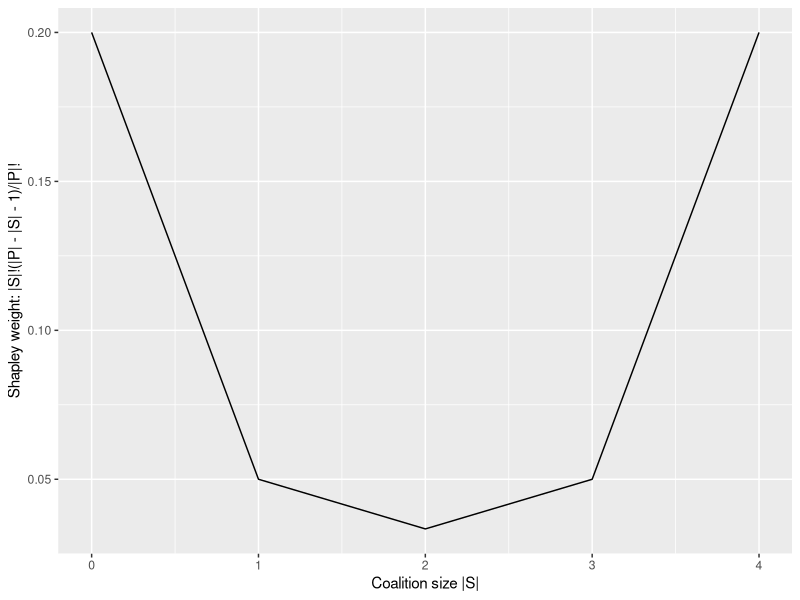
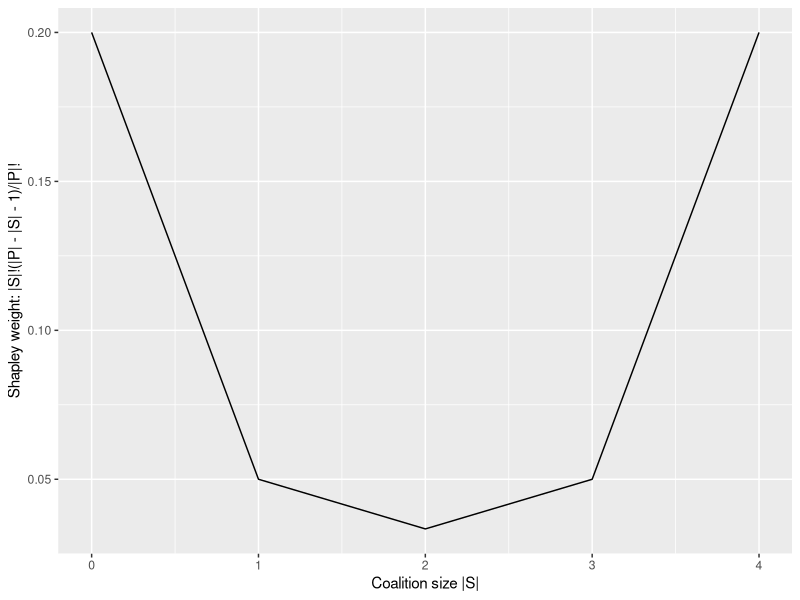

Reproduce these figures in R, in order.
# =============================================================================
# Visualize the Shapley weights by coalition size
# =============================================================================
library("ggplot2")
# Number of players / features
p = 5

#' Compute Shapley weight based on coalition size s
coal_size = function(s, p){
  # weight in Shapley formula (numerator)
  num = factorial(s) * factorial(p - s - 1)
  # weight in Shapley formula (denominator)
  den = factorial(p)
  weight = num / den

  weight
}

plt_data = data.frame(s = 0:(p - 1))
plt_data$weight = sapply(plt_data$s, function(x) coal_size(x, p))

ggplot(plt_data) +
  geom_line(aes(x = s, y = weight)) +
  scale_x_continuous("Coalition size |S|", breaks = 0:p) +
  scale_y_continuous("Shapley weight: |S|!(|P| - |S| - 1)/|P|!")
ggsave(file = "../figure/shapley-weight.pdf", height = 3, width = 4)

